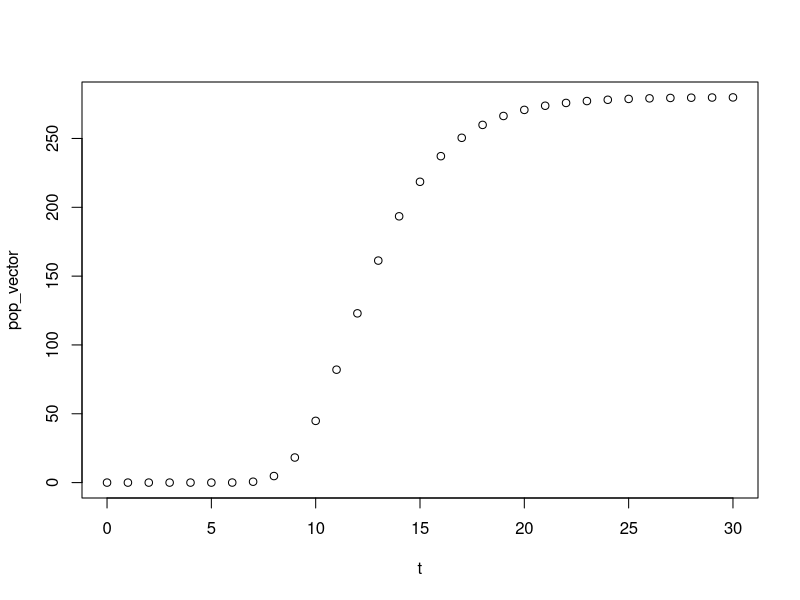
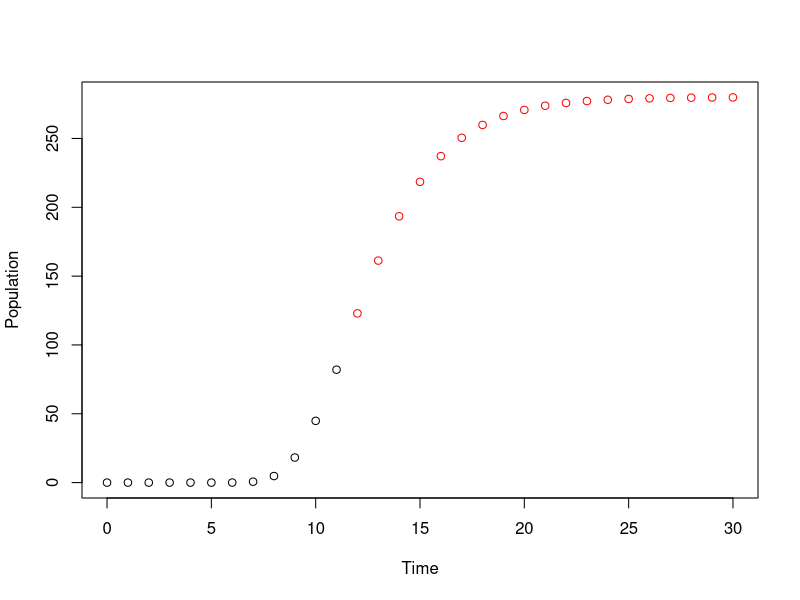
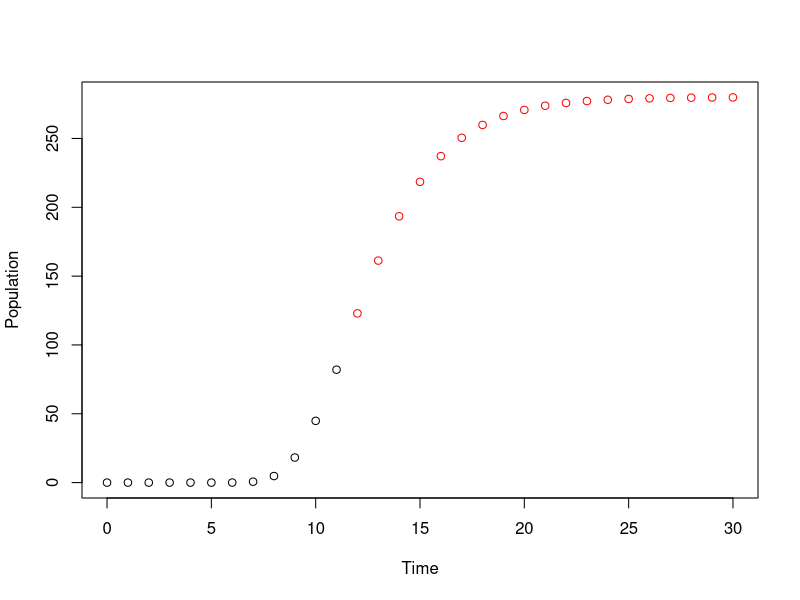

The R source for these figures, in order:
# LESSON 2 EXERCISES 2.6

# Q1) Write a loop that prints out the numbers from 20 to 10
nums <- function(x,y) {
  print(x:y)
}
nums(20,10)

# Q2) Write a loop that print out only the numbers from 20 to 10 that are even
#   this requires a modulus operator, x%%y, 
#   which will return 1 or more if the remainder of x/y is a number and otherwise will return 0
nums <- function(x,y) {
  all <- (x:y)
  print(all)
  for (i in all) {
    if (i%%2 == 0) {
      print (i)
    }
  }
}
nums(20,10)
# an alternative from CR
is.even <- function(x){
  x %% 2 == 0 }
for (i in 20:10){
  if (is.even(i)){
    print(i)
  }
}
# another alternative from CR
seq(20, 10, by=-2)

# Q3) Write a function that calculates whether a number is a prime number 
# (hint: what does 2 %% 3 give you?)
# If we have a number, n, then the first immediate way to test if it is prime is to 
# divide every number less than n into n and if none divide then answer Yes.
isprime <- function (x) {
  all_less <- (2:(x-1))  #creates a vector of all numbers less than x down to 2
  mod_test <- (x%%all_less) #creates a vector of modulos, if not prime, one or more will be 0
  if (0 %in% mod_test == TRUE) {
    print ("This is not a prime number.")
  } else {
    print ("This is a prime number.")
  }
}
# tests if 2:7, 9,11, and 31 were successful
isprime(2)
isprime(3)
isprime(4)
isprime(5)
isprime(6)
isprime(7)
isprime(9)
isprime(11)
isprime(31)

# Q4: Write a loop that prints out the numbers from 1 to 20, printing “Good: NUMBER” 
# if the number is divisible by five and “Job: NUMBER” if then number is prime, and nothing otherwise.
list <- 1:20
for (i in list) {
  if (i%%5 == 0) {
    print (paste0("Good: ", i))
  } else {
    all_less <- (2:(i-1))  #creates a vector of all numbers less than x down to 2
    mod_test <- (i%%all_less) #creates a vector of modulos, if not prime, one or more will be 0
    if (0 %in% mod_test == TRUE) {
      print (paste0("Job: ", i))
    } else {
      print (i) # added to see numbers in neither category
    }
  }
}

# Q5: A biologist is modelling population growth using a Gompertz curve, which is defined as 
# y(t) = a*e^(-b*e^(-c*t)) where y is population size, t is time, a and b are parameters, and e is the 
# exponential function. Write them a function that calculates population size at any time for any 
# values of its parameters.
# a  asymptote, b = displacement on x-axis, c = growth rate
gompertz <- function (t,a,b,c) {
  pop_size <- a*exp(-b*exp(-c*t))
  print (pop_size)
}
gompertz(5,22,6,2)  # no idea if the scale of the numbers is correct but it does return an answer

# Q6: The biologist likes your function so much they want you to write another function that plots the 
# progress of the population over a given length of time. Write it for them.
# Note to self: presume a, b, and c are constant ove the time period, e.g. 50 years
GompFun <- function (a,b,c,d) { # a,b,c, constants, d = max time
  t <- 0
  pop_vector <- 0
  time_span <- c(1:d)
  for (i in time_span) {
    t <- c(t,i) # incrementing to make a vector
    pop_size <- a*exp(-b*exp(-c*i)) # within-function variable
    pop_vector <-  c(pop_vector, pop_size) # incrementing to make a vector
  }
  plot(t, pop_vector)
}
GompFun(280,100,.4,30)

# Q7: The biologist has fallen in love with your plotting function, but wants to colour y values 
# above a as blue, and y values above b as red. Change your function to allow that.
GompFun <- function (a,b,c,d) { # a,b,c, constants, d = max time
  t <- 0
  pop_vector <- 0
  time_span <- c(1:d)
  for (i in time_span) {
    t <- c(t,i) # incrementing to make a vector
    pop_size <- a*exp(-b*exp(-c*i)) # within-function variable
    pop_vector <-  c(pop_vector, pop_size) # incrementing to make a vector
  }
  plot(t, pop_vector, col = ifelse(pop_vector > a,"blue", 
  ifelse (pop_vector > b, "red", "black")), type = "p", xlab = "Time", ylab = "Population")
}
GompFun(280,100,.4,30)

# Q8: You are beginning to suspect the biologist is taking advantage of you. Modify your function 
# to plot in purple any y value that’s above a and b. 
# Hint: try putting 3==3 & 2==2 and 3==4 | 2==2 into an if statement and see what you get. 
# Using this construction may make this simpler.

GompFun <- function (a,b,c,d) { # a,b,c, constants, d = max time
  t <- 0
  pop_vector <- 0
  time_span <- c(1:d)
  for (i in time_span) {
    t <- c(t,i) # incrementing to make a vector
    pop_size <- a*exp(-b*exp(-c*i)) # within-function variable
    pop_vector <-  c(pop_vector, pop_size) # incrementing to make a vector
  }
  plot(t, pop_vector, col = ifelse(pop_vector > a,"blue", 
  ifelse (pop_vector > b, "red", "black")), type = "p", xlab = "Time", ylab = "Population")
}
GompFun(280,100,.4,30)

# Q9: Write a function that draws boxes of a specified width and height that look like this 
# (height 3, width 5):
  # *****
  # *   *
  # *****

# Q10: Modify your box function to put text centred inside the box, like this:
#   *************
#   *           *
#   * some text *
#   *           *
#   *************

# Q11: Modify your box function to build boxes of arbitrary text, taking dimensions specified 
# in terms of dimensions, not the text. For example, box("wdp", 3, 9, "hey") might produce:
#   wdpwdpwdp
#   w  hey  w
#   wdpwdpwdp

# In ecology, hurdle models are often used to model the abundance of species found on surveys. They
# first model the probability that a species will be present at a site (drawn, for example, from a 
# Bernoulli distribution) and then model the abundance for any species that is present (drawn, for 
# example, from the Poisson distribution). Write a function that simulates the abundance of a species 
# at n sites given a probability of presence (p) and that its abundance is drawn from a Poisson with 
# a given λ. Hint: there is no Bernoulli distribution in R, but the Bernoulli is a special case of 
# what distribution?...



